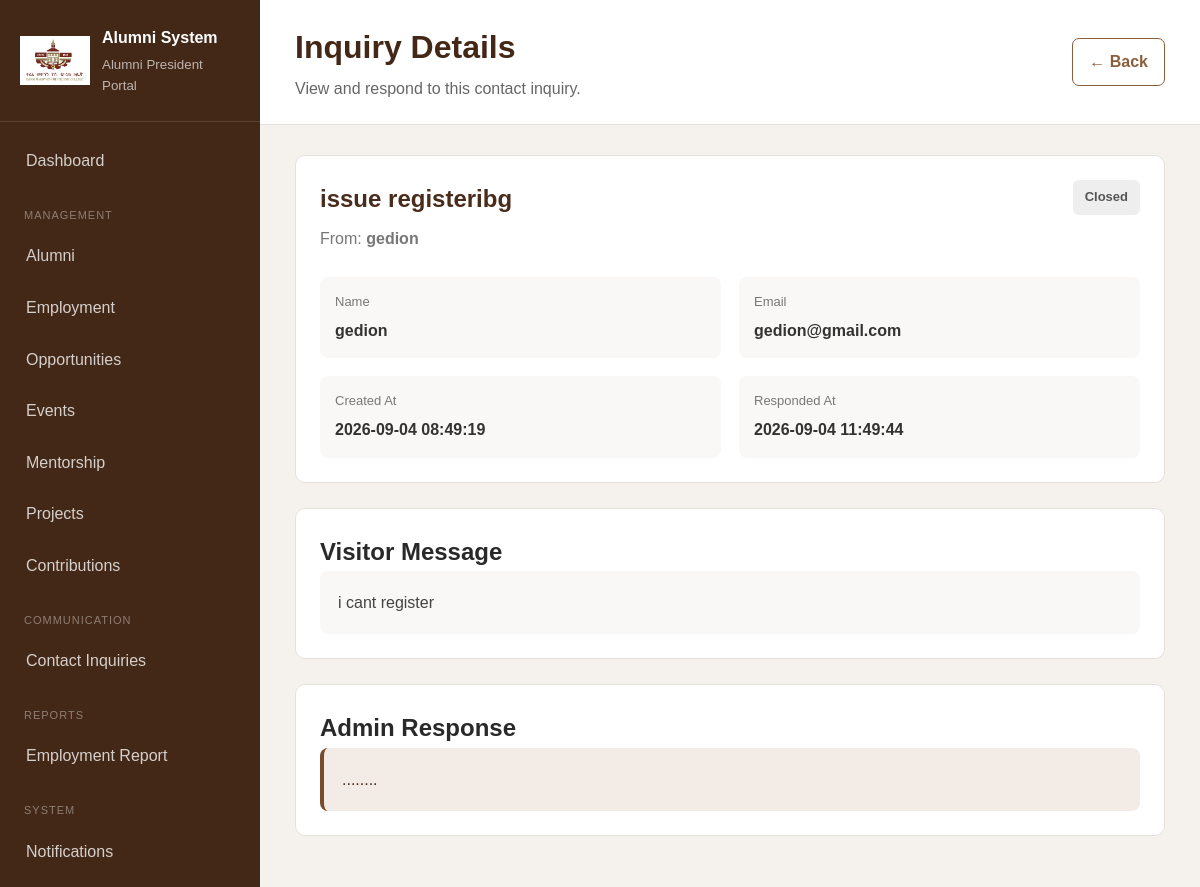
The page /admin/Contact/view.php?id=9 (signed in) on the database its author committed.
### tables this page shows
CREATE TABLE `contact_inquiries` (
  `inquiry_id` int(10) UNSIGNED NOT NULL,
  `name` varchar(150) NOT NULL,
  `email` varchar(150) NOT NULL,
  `subject` varchar(200) NOT NULL,
  `message` text NOT NULL,
  `status` enum('new','read','responded','closed') NOT NULL DEFAULT 'new',
  `admin_response` text DEFAULT NULL,
  `created_at` timestamp NOT NULL DEFAULT current_timestamp(),
  `responded_at` datetime DEFAULT NULL
);

### includes/functions.php (called while the page is built, shortened)
<?php
function e($value)
{
    return htmlspecialchars(
        (string) $value,
        ENT_QUOTES,
        "UTF-8"
    );
}

### admin/Contact/view.php (the view, shortened to what this page needs)
 <?php
require_once "../../config/database.php";
require_once "../../includes/functions.php";
$inquiry_id = isset($_GET["id"])
    ? (int) $_GET["id"]
    : 0;
$sql = "
    SELECT
        inquiry_id,
        name,
        email,
        subject,
        message,
        status,
        admin_response,
        created_at,
        responded_at
    FROM contact_inquiries
    WHERE inquiry_id = ?
    LIMIT 1
";
$stmt = $conn->prepare($sql);
$stmt->bind_param(
    "i",
    $inquiry_id
);
$stmt->execute();
$result = $stmt->get_result();
$inquiry = $result->fetch_assoc();
?>
<!DOCTYPE html>
<html lang="en">
<head>
    <link
        rel="stylesheet"
        href="../../assets/css/style.css"
    >
</head>
<body class="admin-body">
<div class="admin-layout">
     <?php require_once __DIR__ ."/../includes/sidebar.php"; ?>
    <main class="admin-main">
        <header class="admin-topbar">
            <div>
                <h1>
                    Inquiry Details
                </h1>
                <p>
                    View and respond to this contact inquiry.
                </p>
            </div>
            <a
                href="index.php"
                class="back-button"
            >
                ← Back
            </a>
        </header>
        <section class="dashboard-content">
            <div class="dashboard-panel">
                <div class="inquiry-header">
                    <div>
                        <h2>
                            <?= e(
                                $inquiry["subject"]
                            ) ?>
                        </h2>
                        <p>
                            From:
                            <strong>
                                <?= e(
                                    $inquiry["name"]
                                ) ?>
                            </strong>
                        </p>
                    </div>
                    <div>
                        <?php
                        $status =
                            strtolower(
                                trim(
                                    $inquiry["status"]
                                )
                            );
                        ?>
                        <span
                            class="
                                status-badge
                                status-<?= e($status) ?>
                            "
                        >
                            <?= e(
                                $inquiry["status"]
                            ) ?>
                        </span>
                    </div>
                </div>
                <div class="inquiry-info">
                    <div class="info-item">
                        <span>
                            Name
                        </span>
                        <strong>
                            <?= e(
                                $inquiry["name"]
                            ) ?>
                        </strong>
                    </div>
                    <div class="info-item">
                        <span>
                            Email
                        </span>
                        <strong>
                            <?= e(
                                $inquiry["email"]
                            ) ?>
                        </strong>
                    </div>
                    <div class="info-item">
                        <span>
                            Created At
                        </span>
<strong>
                            <?= e(
                                $inquiry["created_at"]
                            ) ?>
                        </strong>
                    </div>
                    <div class="info-item">
                        <span>
                            Responded At
                        </span>
                        <strong>
                            <?php
                            if (
                                empty(
                                    $inquiry["responded_at"]
                                )
                            ) {
                                echo "Not responded";
                            } else {
                                echo e(
                                    $inquiry["responded_at"]
                                );
                            }
                            ?>
                        </strong>
                    </div>
                </div>
            </div>
            <div class="dashboard-panel">
                <h2>
                    Visitor Message
                </h2>
                <div class="message-box">
                    <?= nl2br(
                        e(
                            $inquiry["message"]
                        )
                    ) ?>
                </div>
            </div>
            <?php if (
                !empty(
                    $inquiry["admin_response"]
                )
            ): ?>
                <div class="dashboard-panel">
                    <h2>
                        Admin Response
                    </h2>
                    <div class="response-box">
                        <?= nl2br(
                            e(
                                $inquiry["admin_response"]
                            )
                        ) ?>
                    </div>
                </div>
            <?php endif; ?>
        </section>
    </main>
</div>
</body>
</html>

### assets/css/style.css (style rules this page uses)
:root { --primary-brown: #6b4226; --dark-brown: #432817; --light-brown: #a67c52; --cream: #f8f5f1; --white: #ffffff; --text-dark: #292929; --text-light: #666666; --border: #e5e0da; }
* { margin: 0; padding: 0; box-sizing: border-box; }
body { font-family: Arial, sans-serif; background: var(--cream); color: var(--text-dark); line-height: 1.6; }
a { text-decoration: none; color: inherit; }
.admin-body { background: #f5f2ee; }
.admin-layout { min-height: 100vh; display: flex; }
.admin-main { margin-left: 260px; width: calc(100% - 260px); }
.admin-topbar { background: var(--white); padding: 22px 35px; border-bottom: 1px solid var(--border); display: flex; justify-content: space-between; align-items: center; }
.admin-topbar h1 { color: var(--dark-brown); margin-bottom: 3px; }
.admin-topbar p { color: var(--text-light); }
.dashboard-content { padding: 30px 35px; }
.dashboard-panel { background: var(--white); border: 1px solid var(--border); border-radius: 10px; padding: 24px; margin-bottom: 25px; }

### admin/Contact/view.php (style rules this page uses)
.inquiry-header { display: flex; justify-content: space-between; align-items: flex-start; gap: 20px; margin-bottom: 25px; }
.inquiry-header h2 { margin: 0 0 8px; color: #4a2c1d; }
.inquiry-header p { margin: 0; color: #777; }
.status-badge { display: inline-block; padding: 7px 12px; border-radius: 6px; font-size: 13px; font-weight: 700; text-transform: capitalize; }
.status-closed { background: #eeeeee; color: #555; }
.inquiry-info { display: grid; grid-template-columns: repeat(2, minmax(0, 1fr)); gap: 18px; }
.info-item { padding: 15px; background: #faf8f6; border-radius: 8px; }
.info-item span { display: block; color: #777; font-size: 13px; margin-bottom: 5px; }
.info-item strong { color: #333; }
.message-box { padding: 18px; background: #faf8f6; border-radius: 8px; line-height: 1.7; color: #444; white-space: normal; }
.response-box { padding: 18px; background: #f3ebe5; border-left: 4px solid #7a4b2a; border-radius: 8px; line-height: 1.7; color: #4a2c1d; }
.back-button { display: inline-block; padding: 10px 16px; border: 1px solid #8b5e3c; border-radius: 7px; color: #8b5e3c; text-decoration: none; font-weight: 600; }

### rows shown on the page
contact_inquiries: subject "issue registeribg", name "gedion", status "Closed", email "gedion@gmail.com", created_at "2026-09-04 08:49:19", responded_at "2026-09-04 11:49:44", message "i cant register", admin_response "........"
